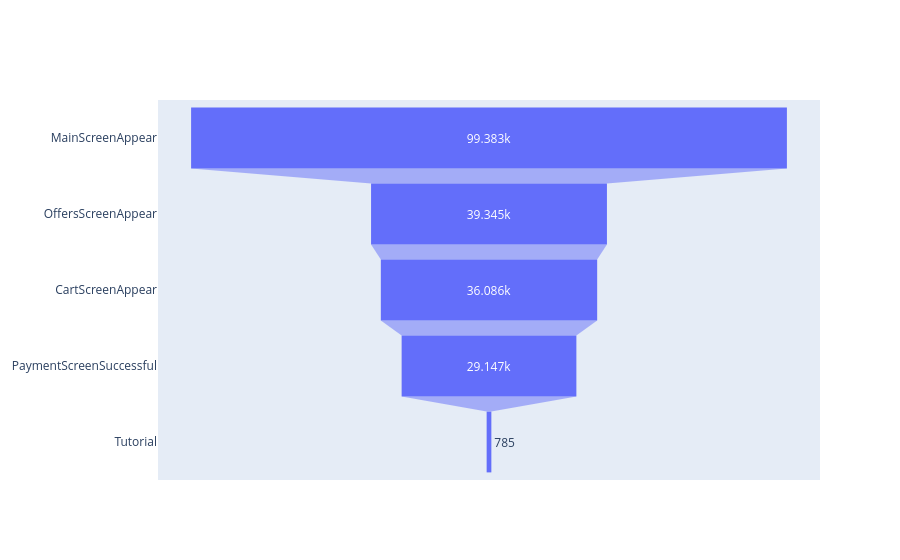

Notebook cell for this chart:
### Code cell
tnel_perdida = go.Figure(go.Funnel(
    y=eventos['nombre_evento'],
    x=eventos['cantidad_que_entro']
))

tnel_perdida.show()

### Figure 1 — Plotly figure (JSON) as saved in the notebook; plotly's stock layout.template omitted (floating-point values rounded to 4 significant figures)
{"data": [{"type": "funnel", "x": [99383, 39345, 36086, 29147, 785], "y": ["MainScreenAppear", "OffersScreenAppear", "CartScreenAppear", "PaymentScreenSuccessful", "Tutorial"]}], "layout": {}}
